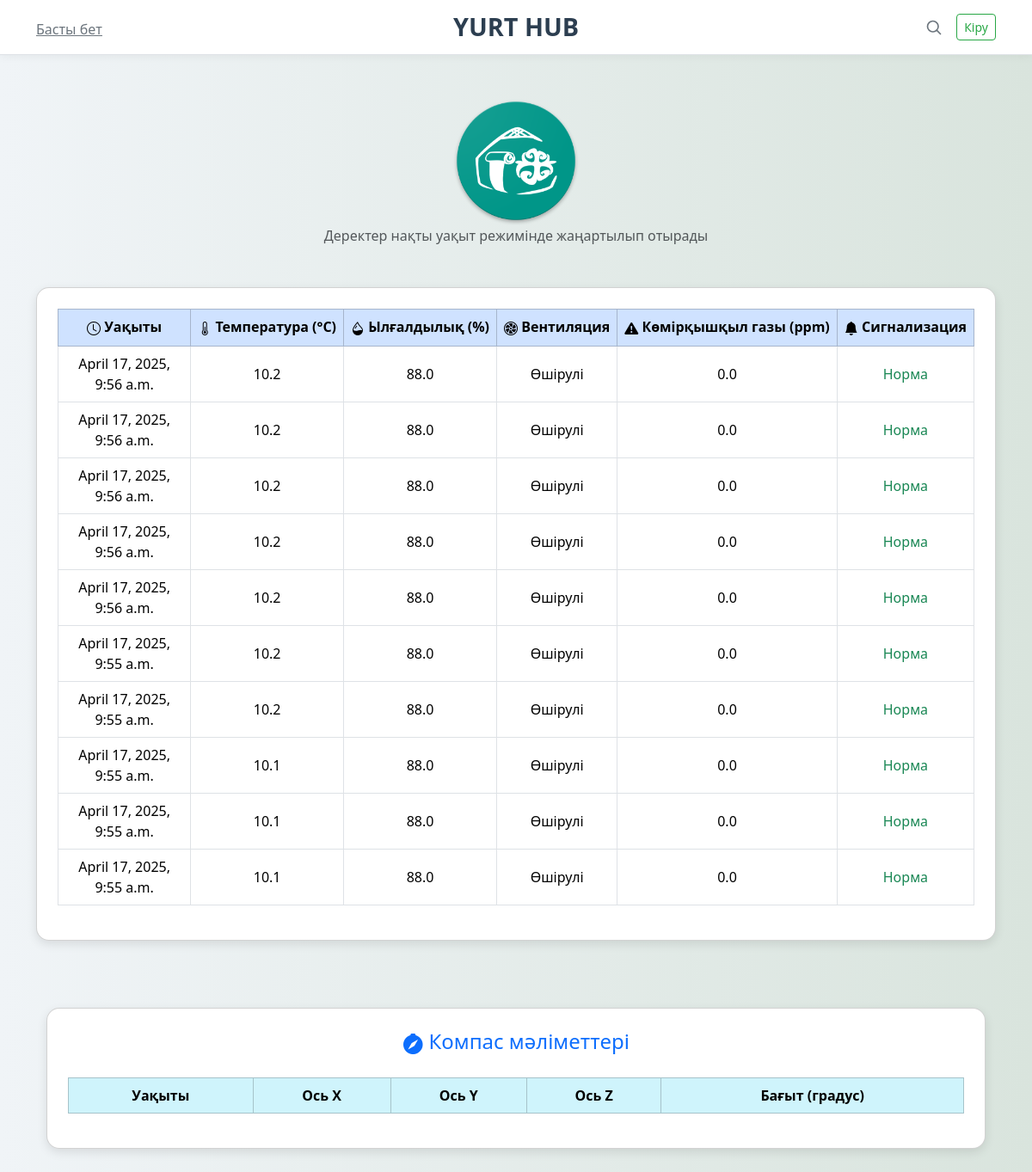
Before: /weather_dashboard/ with the older database file.
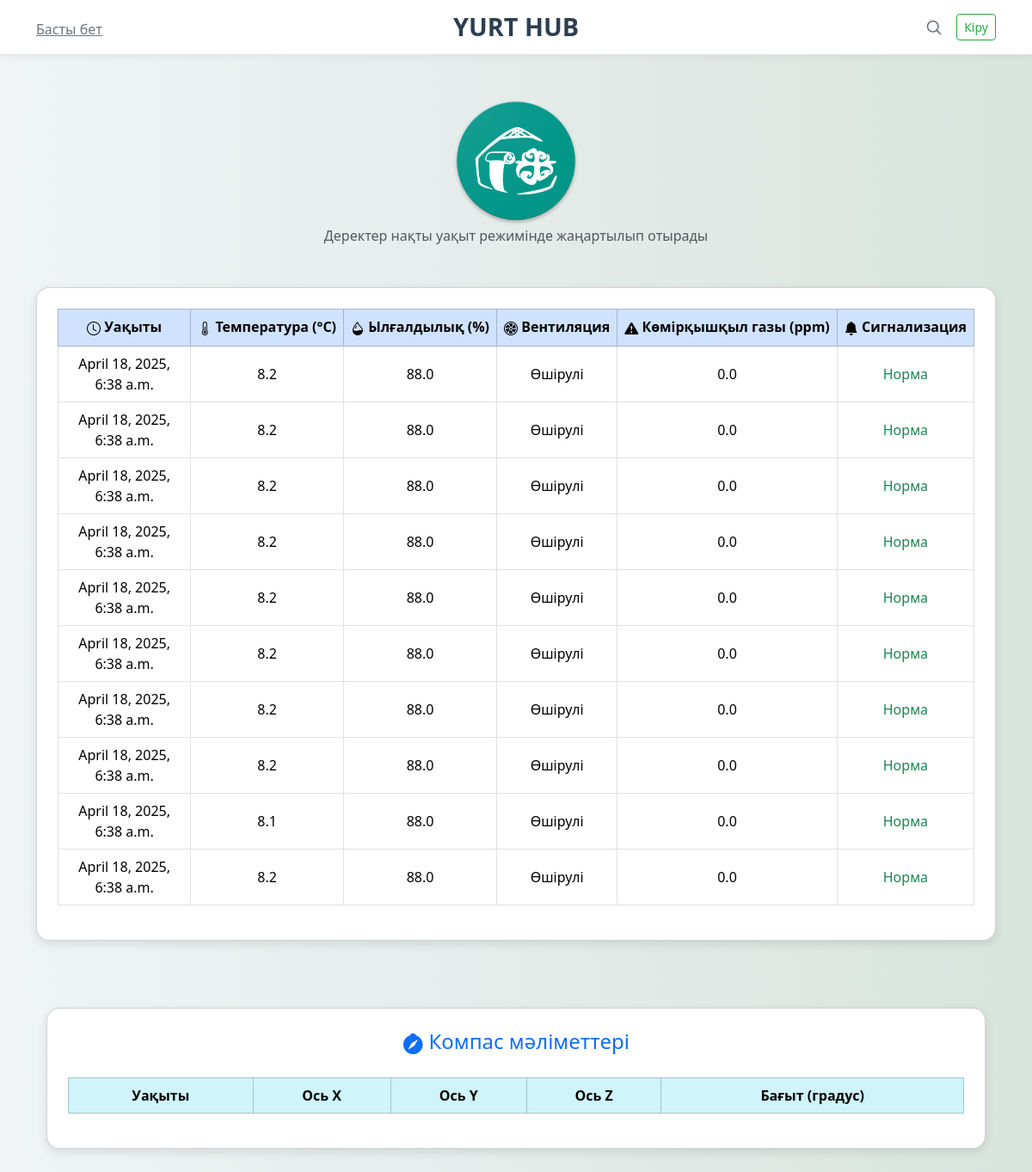
After: the same page with the newer database file.
### yurt/models.py (models this page shows, shortened)
class SensorData(models.Model):
    timestamp = models.DateTimeField(default=timezone.now)
    temperature = models.FloatField()
    humidity = models.FloatField()
    gas_concentration = models.FloatField()  # Убедитесь, что это поле есть
    sensor_id = models.CharField(max_length=100, blank=True, null=True)
    gas_type = models.CharField(max_length=100, choices=[('methane', 'Метан'), ('LPG', 'LPG'), ('CO', 'CO')],
                                default='methane')

### yurt/views.py (the view)
# urls.py: path('weather_dashboard/', views.weather_dashboard, name='weather_dashboard'),
def weather_dashboard(request):
    data = SensorData.objects.order_by('-timestamp')[:10]
    return render(request, 'weather_dashboard.html', {'data': data})

### yurt/templates/weather_dashboard.html (shortened to what the changed rows need)
{% load static %}
<!DOCTYPE html>
<html lang="en">
<head>
  <link href="https://cdn.jsdelivr.net/npm/bootstrap@5.3.0-alpha1/dist/css/bootstrap.min.css" rel="stylesheet">
  <link href="https://cdn.jsdelivr.net/npm/bootstrap-icons@1.10.5/font/bootstrap-icons.css" rel="stylesheet">
   <link href="https://cdn.jsdelivr.net/npm/bootstrap@5.3.0/dist/css/bootstrap.min.css" rel="stylesheet">
<link rel="stylesheet" href="{% static 'css/styles.css' %}">
    <link rel="stylesheet" href="https://cdn.jsdelivr.net/npm/@docsearch/css@3">
<link href="/docs/5.3/dist/css/bootstrap.min.css" rel="stylesheet">
<link href="https://cdnjs.cloudflare.com/ajax/libs/prism/1.29.0/themes/prism-tomorrow.min.css" rel="stylesheet">
    <link href="https://cdnjs.cloudflare.com/ajax/libs/prism/1.29.0/themes/prism-okaidia.min.css" rel="stylesheet">
  <link rel="stylesheet" href="https://cdnjs.cloudflare.com/ajax/libs/prism/1.29.0/themes/prism-tomorrow.min.css">
    <link href="carousel.css" rel="stylesheet">
</head>
<body>
<div class="container py-5">
<div class="card p-4 table-container">
  <div class="table-responsive">
    <table class="table table-bordered text-center align-middle">
      <thead class="table-primary">
        <tr>
          <th class="table-header"><i class="bi bi-clock"></i> Уақыты</th>
          <th class="table-header"><i class="bi bi-thermometer-half"></i> Температура (°C)</th>
          <th class="table-header"><i class="bi bi-droplet-half"></i> Ылғалдылық (%)</th>
          <th class="table-header"><i class="bi bi-fan"></i> Вентиляция</th>
          <th class="table-header"><i class="bi bi-exclamation-triangle-fill"></i> Көмірқышқыл газы (ppm)</th>
          <th class="table-header"><i class="bi bi-bell-fill"></i> Сигнализация</th>
        </tr>
      </thead>
      <tbody>
        {% for item in data %}
        <tr>
          <td>{{ item.timestamp }}</td>
          <td>{{ item.temperature }}</td>
          <td>{{ item.humidity }}</td>
          <td>
            {% if item.ventilation_on %}
              Қосулы
            {% else %}
              Өшірулі
            {% endif %}
          </td>
          <td>{{ item.gas_concentration }}</td>
          <td>
            {% if item.gas_concentration > 700 %}
              <span class="text-danger fw-bold">Қосулы</span>
            {% else %}
              <span class="text-success">Норма</span>
            {% endif %}
          </td>
        </tr>
        {% endfor %}
      </tbody>
    </table>
  </div>
</div>
<div class="container py-5">
<div class="card p-4 table-container">
  <table class="table table-bordered text-center align-middle">
    <thead class="table-info">
      <tr>
        <th>Уақыты</th>
        <th>Ось X</th>
        <th>Ось Y</th>
        <th>Ось Z</th>
        <th>Бағыт (градус)</th>
      </tr>
    </thead>
  </table>
</div>
   </div>

Changed rows visible on the page:
no longer on this page (row unchanged): SensorData: timestamp "April 17, 2025, 9:56 a.m.", temperature "10.2", humidity "88.0", gas_concentration "0.0", shows "Норма"
no longer on this page (row unchanged): SensorData: timestamp "April 17, 2025, 9:56 a.m.", temperature "10.2", humidity "88.0", gas_concentration "0.0", shows "Норма"
no longer on this page (row unchanged): SensorData: timestamp "April 17, 2025, 9:56 a.m.", temperature "10.2", humidity "88.0", gas_concentration "0.0", shows "Норма"
no longer on this page (row unchanged): SensorData: timestamp "April 17, 2025, 9:56 a.m.", temperature "10.2", humidity "88.0", gas_concentration "0.0", shows "Норма"
no longer on this page (row unchanged): SensorData: timestamp "April 17, 2025, 9:56 a.m.", temperature "10.2", humidity "88.0", gas_concentration "0.0", shows "Норма"
no longer on this page (row unchanged): SensorData: timestamp "April 17, 2025, 9:55 a.m.", temperature "10.2", humidity "88.0", gas_concentration "0.0", shows "Норма"
no longer on this page (row unchanged): SensorData: timestamp "April 17, 2025, 9:55 a.m.", temperature "10.2", humidity "88.0", gas_concentration "0.0", shows "Норма"
no longer on this page (row unchanged): SensorData: timestamp "April 17, 2025, 9:55 a.m.", temperature "10.1", humidity "88.0", gas_concentration "0.0", shows "Норма"
no longer on this page (row unchanged): SensorData: timestamp "April 17, 2025, 9:55 a.m.", temperature "10.1", humidity "88.0", gas_concentration "0.0", shows "Норма"
no longer on this page (row unchanged): SensorData: timestamp "April 17, 2025, 9:55 a.m.", temperature "10.1", humidity "88.0", gas_concentration "0.0", shows "Норма"
added SensorData: timestamp "April 18, 2025, 6:38 a.m.", temperature "8.2", humidity "88.0", gas_concentration "0.0", shows "Норма"
added SensorData: timestamp "April 18, 2025, 6:38 a.m.", temperature "8.2", humidity "88.0", gas_concentration "0.0", shows "Норма"
added SensorData: timestamp "April 18, 2025, 6:38 a.m.", temperature "8.2", humidity "88.0", gas_concentration "0.0", shows "Норма"
added SensorData: timestamp "April 18, 2025, 6:38 a.m.", temperature "8.2", humidity "88.0", gas_concentration "0.0", shows "Норма"
added SensorData: timestamp "April 18, 2025, 6:38 a.m.", temperature "8.2", humidity "88.0", gas_concentration "0.0", shows "Норма"
added SensorData: timestamp "April 18, 2025, 6:38 a.m.", temperature "8.2", humidity "88.0", gas_concentration "0.0", shows "Норма"
added SensorData: timestamp "April 18, 2025, 6:38 a.m.", temperature "8.2", humidity "88.0", gas_concentration "0.0", shows "Норма"
added SensorData: timestamp "April 18, 2025, 6:38 a.m.", temperature "8.2", humidity "88.0", gas_concentration "0.0", shows "Норма"
added SensorData: timestamp "April 18, 2025, 6:38 a.m.", temperature "8.1", humidity "88.0", gas_concentration "0.0", shows "Норма"
added SensorData: timestamp "April 18, 2025, 6:38 a.m.", temperature "8.2", humidity "88.0", gas_concentration "0.0", shows "Норма"
